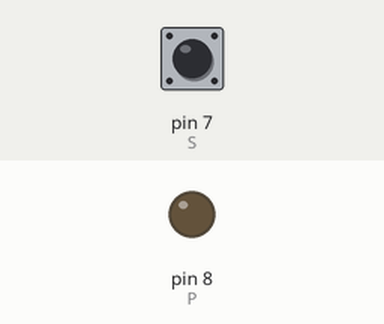
This sketch was run on a simulated Arduino Uno, built with avr-gcc and run on an emulated ATmega328P. On the bench: output pins drawn as LEDs (lit = HIGH). The inputs (shaded band) are chosen by the test bench; at power-on: pin 7 (S) LOW.

Above: at 1.2 s.
1.3 s: pin 7 (S) pulsed HIGH 2 times (0.12 s each, 0.3 s apart)
At 2.8 s:
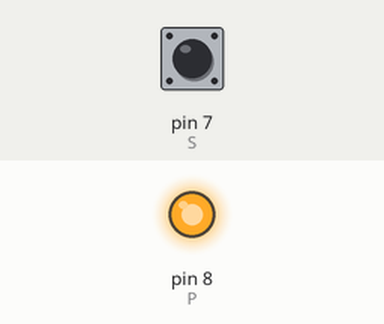
Timing chart, 0 to 4.3 s (numbered marks = the images above; inputs shaded):
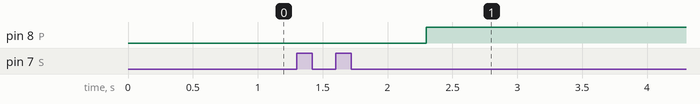

The sketch:

SwitchLED.ino
```cpp
int P=8;
int S=7;
int state;
void setup() {
  pinMode(P,OUTPUT);
  pinMode(S,INPUT);
  state=0;
  digitalWrite(P,LOW);

}

void loop() {
digitalWrite(P,state);
int A;
while(1){
  A=digitalRead(S);
  if(A==HIGH){
    break;
  }
}
if(A==HIGH){
  state=(state==1)?0:1;

}
delay(1000);
while(1){
  A=digitalRead(S);
  if(A==LOW){
    break;
  }
}
digitalWrite(P,state);
}
```

Measured:
- after the input at 1.3 s, pin 8 (P): LOW → HIGH after 1.0 s
